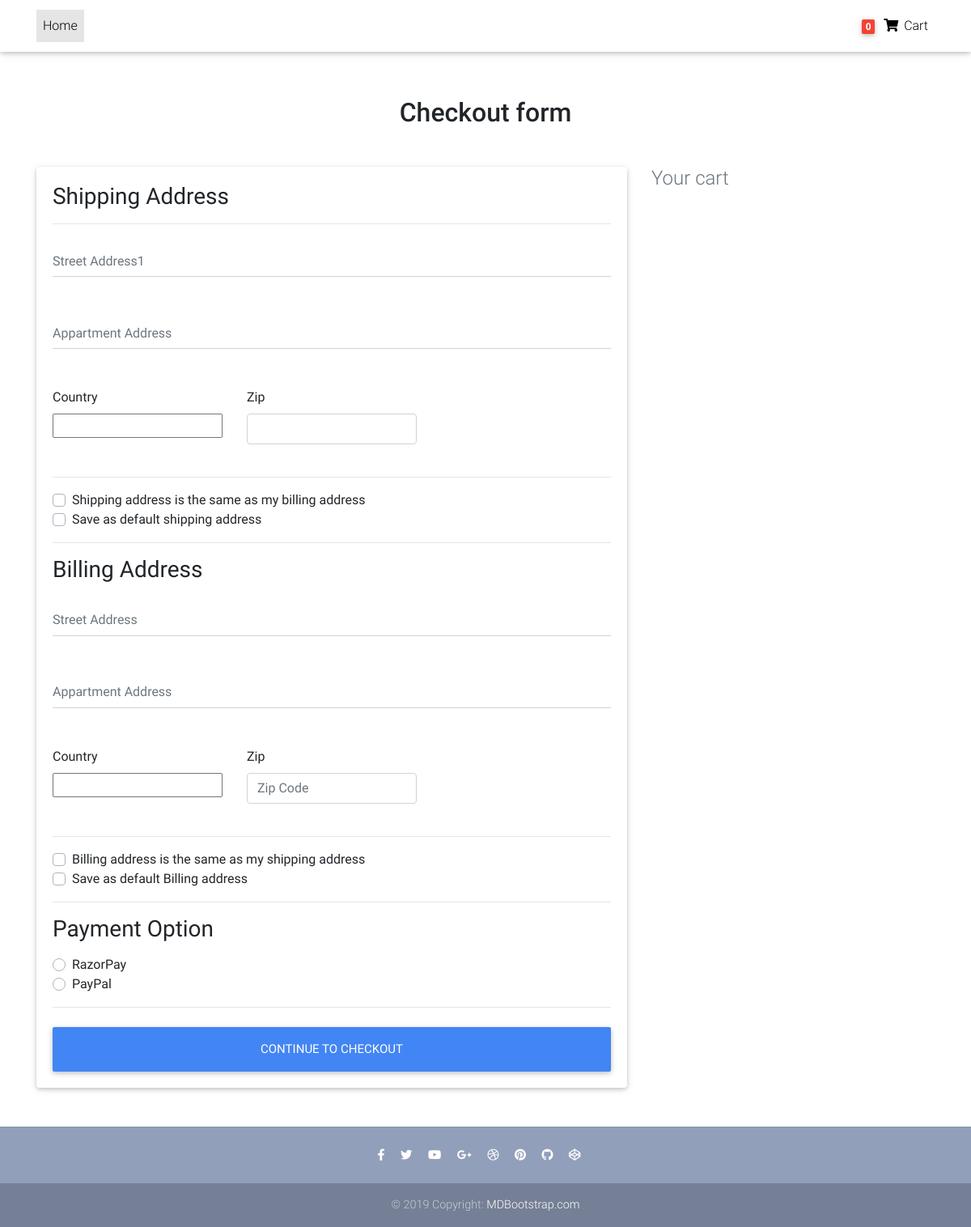
The app's page /checkout/ (signed in), older data.
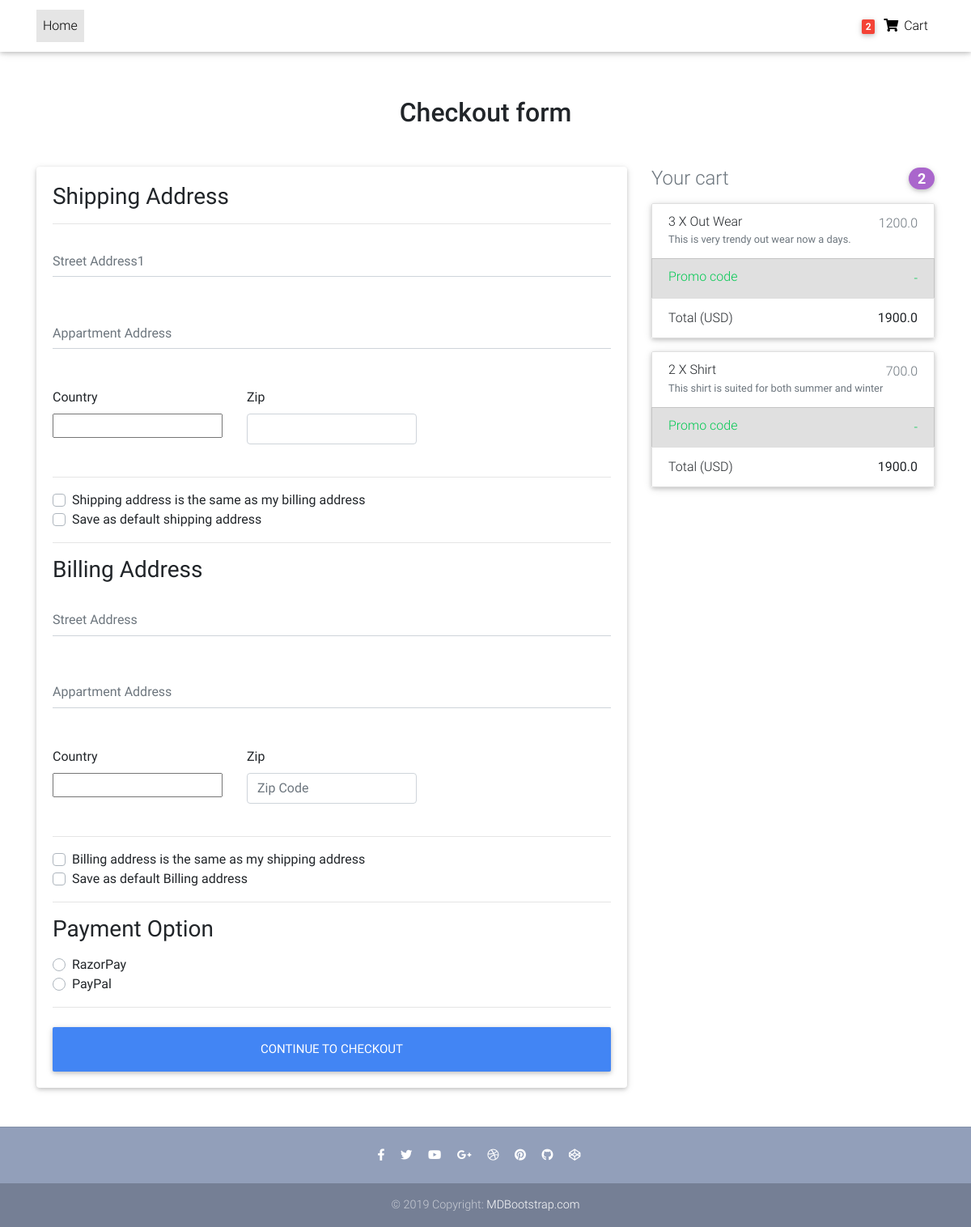
The same page, newer data.
### front/models.py (models this page shows, shortened)
class Customer(AbstractUser):#Users is customer here
    phone=models.CharField(max_length=12,default="")
    gender=models.CharField(max_length=15,default="")
    user_address=models.CharField(max_length=50,default="")

class Order(models.Model):
    user=models.ForeignKey(Customer,on_delete=models.CASCADE)
    ref_code=models.CharField(max_length=20,blank=True,null=True)
    items=models.ManyToManyField(OrderItem)
    start_date = models.DateTimeField(auto_now_add=True)
    ordered_date=models.DateField()
    ordered=models.BooleanField(default=False)#it check whether has been ordered or not
    billing_address=models.ForeignKey('Address',related_name='billing_address',on_delete=models.SET_NULL,blank=True,null=True)
    shipping_address=models.ForeignKey('Address',related_name='shipping_address',on_delete=models.SET_NULL,blank=True,null=True)
    payment_detail=models.ForeignKey('Payments',on_delete=models.SET_NULL,blank=True,null=True)
    coupon=models.ForeignKey('Coupon',on_delete=models.SET_NULL,blank=True,null=True)
    being_delivered=models.BooleanField(default=False)#deliver hogaya
    received=models.BooleanField(default=False)#order hmne receive karliya
    order_status=models.CharField(choices=status,max_length=10,default='Pe')
    refund_requested=models.BooleanField(default=False)
    refund_granted=models.BooleanField(default=False)
    def total_amount(self):
        total=0
        for order_item in self.items.all():
            total += order_item.get_final_price()
        if self.coupon:
            total-=self.coupon.amount
        return total

class OrderItem(models.Model):
    user=models.ForeignKey(Customer,on_delete=models.CASCADE,null=True,blank=True)
    ordered=models.BooleanField(default=False)
    item=models.ForeignKey(Item,on_delete=models.CASCADE)
    quantity=models.IntegerField(default=1)
    def get_total_item_price(self):
        totalprice=self.item.price * self.quantity
        return totalprice
    def get_total_item_discount_price(self):
        if self.item.discount_price:
            totalprice=self.item.discount_price * self.quantity
            return totalprice
        else:
            return self.get_total_item_price()
    def get_final_price(self):
        if self.get_total_item_discount_price():
            return self.get_total_item_discount_price()
        return self.get_total_item_price()

class Item(models.Model):
    title=models.CharField(max_length=50)
    price=models.FloatField()
    discount_price=models.FloatField(blank=True,null=True)
    category=models.CharField(choices=CATEGORY_CHOICES,max_length=2)
    label=models.CharField(choices=LABEL_CHOICES,max_length=1)
    slug=models.SlugField()
    description=models.TextField()
    image=models.ImageField(upload_to='Images',null=True,blank=True)

### front/views.py (the view, shortened to what this page needs)
# urls.py: path('checkout/',CheckOutView.as_view(),name="check_out"),
class CheckOutView(LoginRequiredMixin,View):
    def get(self,*args,**kwargs):
        try:
            form=CheckoutForm()
            coupon=CouponForm()
            orders=Order.objects.filter(user=self.request.user,ordered=False)
            context={'form':form,'orders':orders,'coupon':coupon}
            shipping_address_qs=Address.objects.filter(
                user=self.request.user,
                address_type='S',
                default=True
            )
            if shipping_address_qs.exists():
                context.update({'default_shipping_address':shipping_address_qs[0]})
            billing_address_qs=Address.objects.filter(
                user=self.request.user,
                address_type='B',
                default=True
            )
            if billing_address_qs.exists():
                context.update({'default_shipping_address':billing_address_qs[0]})
            return render(self.request,'Ecommerce/checkout-page.html',context)
        except ObjectDoesNotExist:
            messages.info(self.request,"You donot have active order")
            return redirect("checkout")

### front/forms.py
class CouponForm(forms.Form):
    code=forms.CharField(max_length=30,widget=forms.TextInput(attrs={
        'class':'form-control',
        'placeholder':'Promo Code',
        'aria-label':'Recipient"s username',
        'aria-describedby':"basic-addon2"
        }))

### front/templatetags/cart_template_tags.py (called while the page is built)
@register.filter
def cart_item_count(user):
    if user.is_authenticated:
        qs=Order.objects.filter(user=user,ordered=False)
        if qs.exists():
            return qs[0].items.count()
    return 0

### front/templates/Ecommerce/checkout-page.html (shortened to what the changed rows need)
{% extends "Ecommerce/home-page.html" %}
{% load static %}
{% load cart_template_tags %}
{% load crispy_forms_tags %}
{% block head %}
    <link rel="stylesheet"
          href="https://use.fontawesome.com/releases/v5.11.2/css/all.css">
    <link href="{% static 'css/bootstrap.min.css' %}" rel="stylesheet">
    <link href="{% static 'css/mdb.min.css' %}" rel="stylesheet">
    <link href="{% static 'css/style.min.css' %}" rel="stylesheet">
{% endblock head %}
{% block body %}
    <nav class="navbar fixed-top navbar-expand-lg navbar-light white scrolling-navbar">
        <div class="container">
            <div class="collapse navbar-collapse" id="navbarSupportedContent">
                <ul class="navbar-nav nav-flex-icons">
                    <li class="nav-item">
                        <a class="nav-link waves-effect">
                            <span class="badge red z-depth-1 mr-1">{{request.user|cart_item_count}}</span>
                            <i class="fas fa-shopping-cart"></i>
                            <span class="clearfix d-none d-sm-inline-block">Cart</span>
                        </a>
                    </li>
                </ul>
            </div>
        </div>
    </nav>
    <main class="mt-5 pt-4">
        <div class="container wow fadeIn">
            <h2 class="my-5 h2 text-center">Checkout form</h2>
            <div class="row">
                <div class="col-md-8 mb-4">
                    <div class="card">
                        <form class="card-body" method="POST" action="{% url 'check_out' %}">
                            <div class="d-block my-3">
                                {% for value,name in form.fields.payment_option.choices %}
                                    <div class="custom-control custom-radio">
                                        <label class="custom-control-label" for="{{ name }}">{{ name }}</label>
                                    </div>
                                {% endfor %}
                            </div>
                        </form>
                    </div>
                </div>
                {% include 'Ecommerce/order_snippet.html' %}
            </div>
        </div>
    </main>
{% endblock body %}

### front/templates/Ecommerce/order_snippet.html (shortened to what this page needs)
{% load crispy_forms_tags %}
<div class="col-md-4 mb-4">
    <h4 class="d-flex justify-content-between align-items-center mb-3">
        <span class="text-muted">Your cart</span> {% for order in orders %}
        <span class="badge badge-secondary badge-pill">{{order.items.count}}</span>
    </h4>
    {% for object in order.items.all %}
    <ul class="list-group mb-3 z-depth-1">
        <li class="list-group-item d-flex justify-content-between lh-condensed">
            <div>
                <h6 class="my-0">{{object.quantity}} X {{object.item.title}}</h6>
                <small class="text-muted">{{object.item.description}}</small>
            </div>
            <span class="text-muted">{{object.get_final_price}}</span>
        </li>
        <li class="list-group-item d-flex justify-content-between bg-light">
            <div class="text-success">
              <h6 class="my-0">Promo code</h6>
            </div>
            <span class="text-success">-{{order.coupon.amount}}</span>
          </li>
          <li class="list-group-item d-flex justify-content-between">
            <span>Total (USD)</span>
            <strong>{{order.total_amount}}</strong>
          </li>
    </ul>
    {% endfor %}
    {% endfor %}
</div>

Row changes from the older to the newer data that the page shows:
changed Customer: user|cart_item_count "0" → "2"
added Order: items.count "2", total_amount "1900.0"
added OrderItem: quantity "3", item "Out Wear", item.description "This is very trendy out wear now a days.", get_final_price "1200.0"
added OrderItem: quantity "2", item "Shirt", item.description "This shirt is suited for both summer and winter", get_final_price "700.0"
